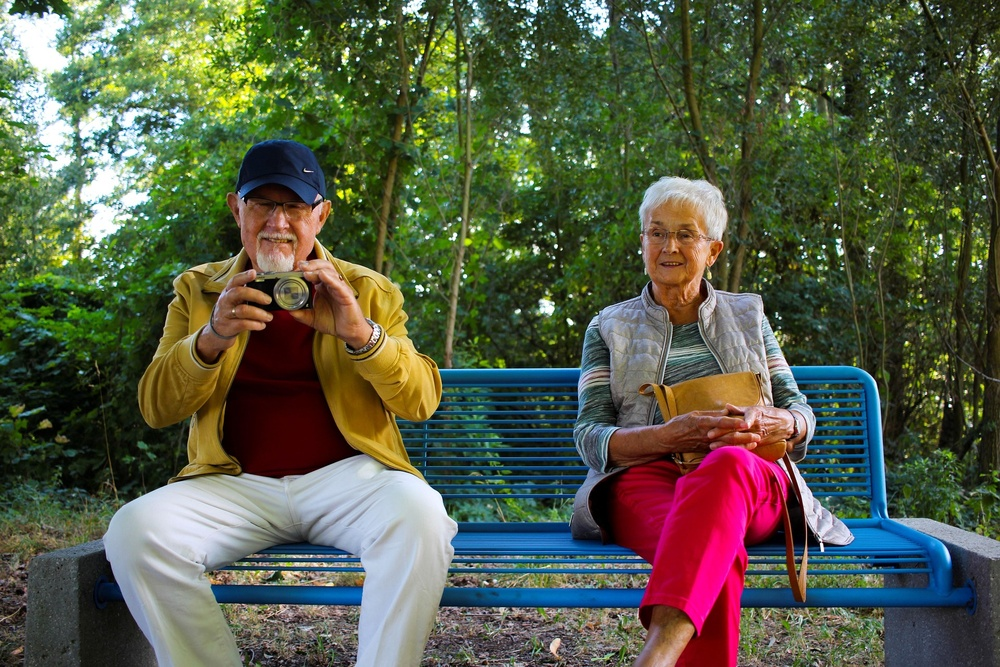
#> input picture P6/imagen1.jpg, 1000 x 667 px, shrunk from 1920 x 1280 before the run
$ python ejercicio4_img.py ../imagen1.jpg
#> lines starting #> are read from the running program, lines starting #| are printed output that depends on the picture; after the words box and inside, x2 and y2 are one past the last pixel; in counts of white or black regions, pixels touching at a corner belong together
import cv2
import sys
import os

# Validación del número de argumentos en la línea de comandos
if len(sys.argv) < 2:
    print("\n[ERROR] Uso correcto: python ejercicio4_img.py <nombre_imagen.jpg>\n")
    sys.exit(1)

# Captura del parámetro del archivo de imagen
nombre_imagen = sys.argv[1]

# Carga el modelo classificador de Haar
modeloCara =cv2.CascadeClassifier('haarcascade_frontalface_default.xml')
modeloCuerpo = cv2.CascadeClassifier('haarcascade_fullbody.xml')

# Verificación de que los modelos se han cargado correctamente
if modeloCara.empty():
    print("Error: No se pudo cargar el clasificador de cara")
    exit()
if modeloCuerpo.empty():
    print("Error: No se pudo cargar el clasificador de cuerpo")
    exit()

# Cargamos la imagen
img = cv2.imread(nombre_imagen)
#> img is the input picture: shape (667, 1000, 3); mean B, G, R 70.8, 91.9, 85.9

# Control de excepciones ante rutas inexistentes o corruptas
if img is None:
    print(f"[ERROR] No se pudo cargar la imagen '{nombre_imagen}'")
    sys.exit(1)

# Procesamiento en escala de grises
imagen = cv2.cvtColor(img, cv2.COLOR_BGR2GRAY)
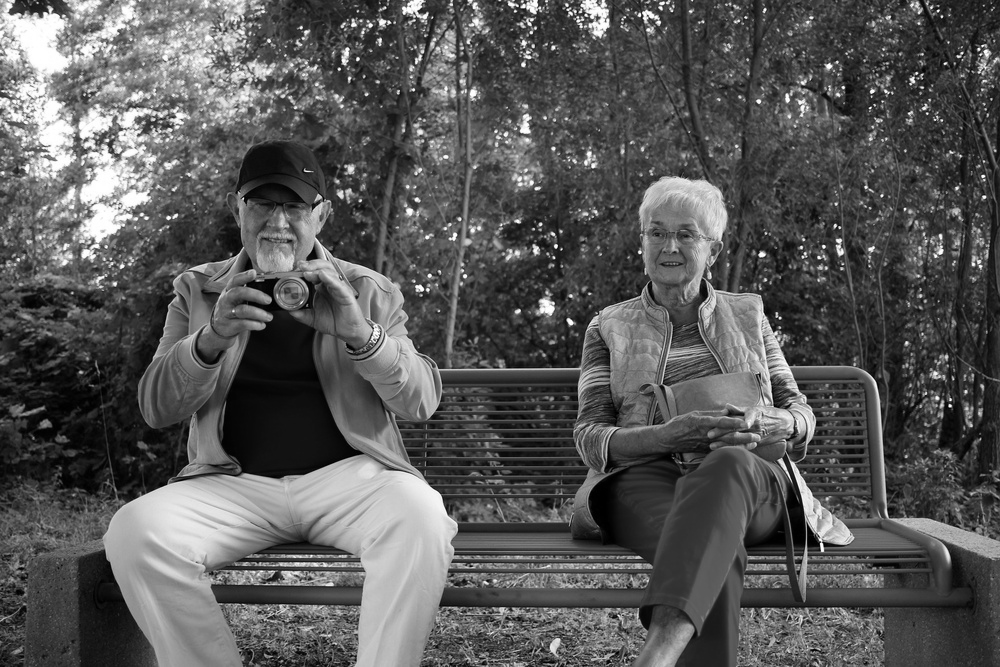
#> imagen: shape (667, 1000); min 0, max 255, mean 87.7

# Buscar los rostros:
rostros = modeloCara.detectMultiScale(imagen, scaleFactor=1.5, minNeighbors=6)
#> rostros = [[630, 203, 81, 81]]

# Buscar los cuerpos:
cuerpos = modeloCuerpo.detectMultiScale(imagen, scaleFactor=1.01, minNeighbors=3)
#> cuerpos = [[763, 365, 30, 60], [661, 288, 32, 64], [690, 286, 32, 64], [756, 477, 65, 129], [564, 422, 105, 209]]

# Dibujar rectángulos
for (x,y,ancho, alto) in rostros:
    cv2.rectangle(img, (x,y), (x+ancho, y+alto), (0,0,255) , 3)
#> this loop made 1 pass
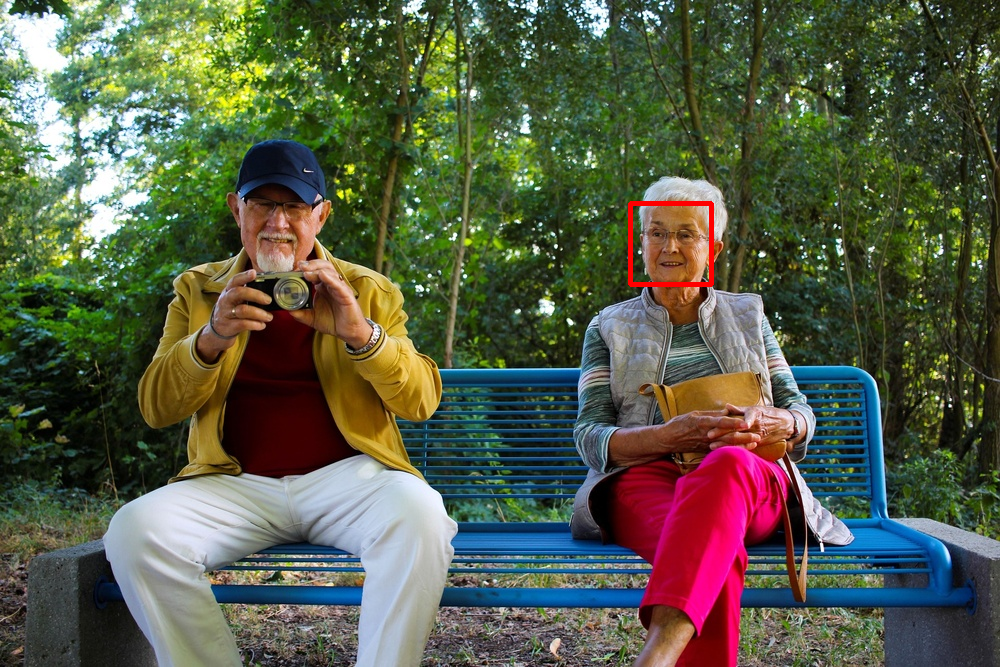
#> img: shape (667, 1000, 3); 0.24% of pixels changed, all inside (x1, y1, x2, y2) = (628, 201, 714, 287)
for (x,y,ancho, alto) in cuerpos:
    cv2.rectangle(img, (x,y), (x+ancho, y+alto), (255,0,0) , 3)
#> this loop made 5 passes
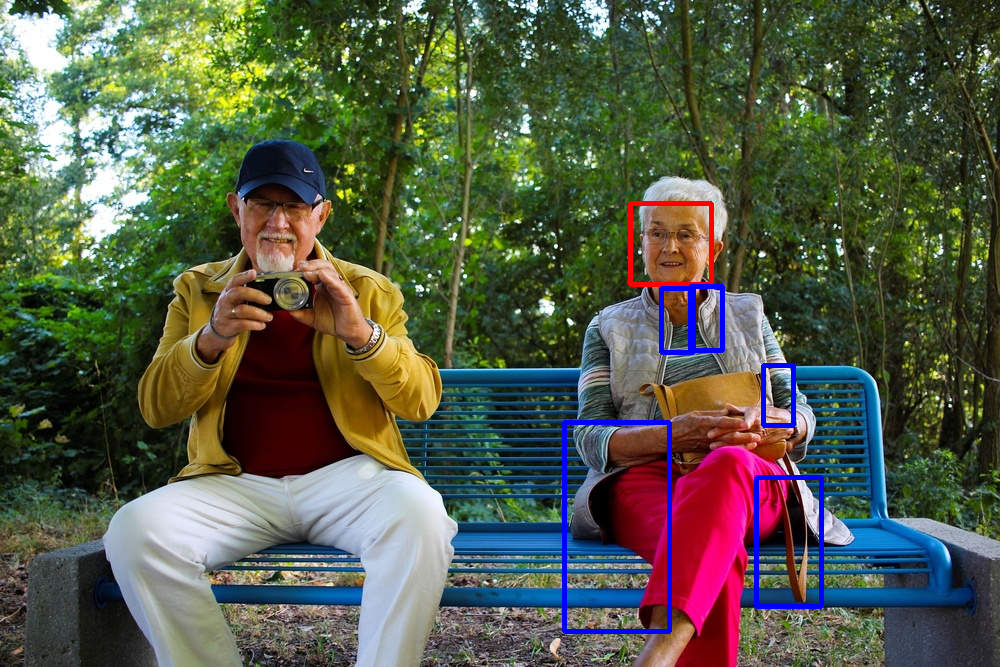
#> img: shape (667, 1000, 3); 1.15% of pixels changed, all inside (x1, y1, x2, y2) = (562, 284, 824, 634)

# Guardar la imagen en disco
# Separamos el nombre del archivo de su extensión
nombre_base, extension = os.path.splitext(nombre_imagen)
# Creamos el nuevo nombre para el archivo de salida
nombre_salida = f"resultado_{nombre_base}{extension}"

# Guardamos la imagen modificada en la carpeta de trabajo
cv2.imwrite(nombre_salida, img)
print(f"Imagen resultante guardada con éxito como: {nombre_salida}")

#Abrimos una ventana con el resultado:
cv2.imshow(f'Output - {nombre_imagen}', img)
print("\nMostrando resultado del ejercicio 4. Pulsa cualquier tecla para salir.\n")

cv2.waitKey(0)
cv2.destroyAllWindows()
